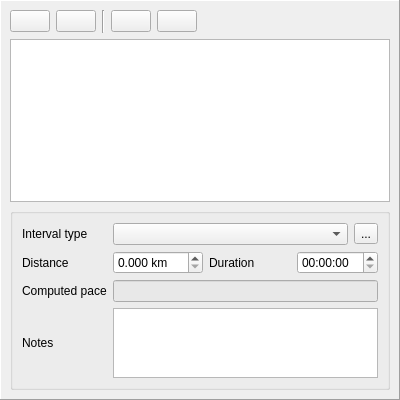
<ui version="4.0" >
 <class>IntervalView</class>
 <widget class="QWidget" name="IntervalView" >
  <property name="geometry" >
   <rect>
    <x>0</x>
    <y>0</y>
    <width>400</width>
    <height>400</height>
   </rect>
  </property>
  <property name="windowTitle" >
   <string/>
  </property>
  <layout class="QVBoxLayout" name="verticalLayout_2" >
   <property name="margin" >
    <number>0</number>
   </property>
   <item>
    <widget class="QFrame" name="frame" >
     <property name="frameShape" >
      <enum>QFrame::Panel</enum>
     </property>
     <property name="frameShadow" >
      <enum>QFrame::Raised</enum>
     </property>
     <layout class="QVBoxLayout" name="verticalLayout" >
      <item>
       <layout class="QHBoxLayout" name="horizontalLayout" >
        <item>
         <widget class="QPushButton" name="addPushButton" >
          <property name="icon" >
           <iconset>
            <normaloff>:table_add</normaloff>:table_add</iconset>
          </property>
         </widget>
        </item>
        <item>
         <widget class="QPushButton" name="removePushButton" >
          <property name="text" >
           <string/>
          </property>
          <property name="icon" >
           <iconset>
            <normaloff>:table_delete</normaloff>:table_delete</iconset>
          </property>
         </widget>
        </item>
        <item>
         <widget class="Line" name="line" >
          <property name="orientation" >
           <enum>Qt::Vertical</enum>
          </property>
         </widget>
        </item>
        <item>
         <widget class="QPushButton" name="rowUpPushButton" >
          <property name="text" >
           <string/>
          </property>
          <property name="icon" >
           <iconset resource="../../../resources/application.qrc" >
            <normaloff>:/table_row_up</normaloff>:/table_row_up</iconset>
          </property>
         </widget>
        </item>
        <item>
         <widget class="QPushButton" name="rowDownPushButton" >
          <property name="text" >
           <string/>
          </property>
          <property name="icon" >
           <iconset resource="../../../resources/application.qrc" >
            <normaloff>:/table_row_down</normaloff>:/table_row_down</iconset>
          </property>
         </widget>
        </item>
        <item>
         <spacer name="horizontalSpacer" >
          <property name="orientation" >
           <enum>Qt::Horizontal</enum>
          </property>
          <property name="sizeHint" stdset="0" >
           <size>
            <width>208</width>
            <height>23</height>
           </size>
          </property>
         </spacer>
        </item>
       </layout>
      </item>
      <item>
       <widget class="QTableView" name="tableView" >
        <property name="sizePolicy" >
         <sizepolicy vsizetype="Expanding" hsizetype="Expanding" >
          <horstretch>0</horstretch>
          <verstretch>5</verstretch>
         </sizepolicy>
        </property>
        <property name="editTriggers" >
         <set>QAbstractItemView::NoEditTriggers</set>
        </property>
        <property name="selectionMode" >
         <enum>QAbstractItemView::SingleSelection</enum>
        </property>
        <property name="selectionBehavior" >
         <enum>QAbstractItemView::SelectRows</enum>
        </property>
        <property name="cornerButtonEnabled" >
         <bool>false</bool>
        </property>
       </widget>
      </item>
      <item>
       <widget class="QGroupBox" name="groupBox" >
        <property name="sizePolicy" >
         <sizepolicy vsizetype="Preferred" hsizetype="Preferred" >
          <horstretch>0</horstretch>
          <verstretch>1</verstretch>
         </sizepolicy>
        </property>
        <property name="title" >
         <string/>
        </property>
        <layout class="QGridLayout" name="gridLayout" >
         <item row="0" column="0" >
          <widget class="QLabel" name="label_4" >
           <property name="text" >
            <string>Interval type</string>
           </property>
           <property name="buddy" >
            <cstring>intervalTypeComboBox</cstring>
           </property>
          </widget>
         </item>
         <item row="0" column="1" colspan="3" >
          <layout class="QHBoxLayout" name="horizontalLayout_3" >
           <item>
            <widget class="QComboBox" name="intervalTypeComboBox" />
           </item>
           <item>
            <widget class="QToolButton" name="intervalTypeToolButton" >
             <property name="text" >
              <string>...</string>
             </property>
            </widget>
           </item>
          </layout>
         </item>
         <item row="1" column="0" >
          <widget class="QLabel" name="label_7" >
           <property name="text" >
            <string>Distance</string>
           </property>
           <property name="buddy" >
            <cstring>distanceDoubleSpinBox</cstring>
           </property>
          </widget>
         </item>
         <item row="1" column="1" >
          <widget class="QDoubleSpinBox" name="distanceDoubleSpinBox" >
           <property name="suffix" >
            <string> km</string>
           </property>
           <property name="decimals" >
            <number>3</number>
           </property>
           <property name="maximum" >
            <double>999.990000000000009</double>
           </property>
          </widget>
         </item>
         <item row="1" column="2" >
          <widget class="QLabel" name="label_8" >
           <property name="text" >
            <string>Duration</string>
           </property>
          </widget>
         </item>
         <item row="1" column="3" >
          <widget class="QTimeEdit" name="durationTimeEdit" />
         </item>
         <item row="2" column="0" >
          <widget class="QLabel" name="label_11" >
           <property name="text" >
            <string>Computed pace</string>
           </property>
          </widget>
         </item>
         <item row="2" column="1" colspan="3" >
          <widget class="QLineEdit" name="paceLineEdit" >
           <property name="palette" >
            <palette>
             <active>
              <colorrole role="Base" >
               <brush brushstyle="SolidPattern" >
                <color alpha="255" >
                 <red>232</red>
                 <green>232</green>
                 <blue>232</blue>
                </color>
               </brush>
              </colorrole>
              <colorrole role="AlternateBase" >
               <brush brushstyle="SolidPattern" >
                <color alpha="255" >
                 <red>232</red>
                 <green>232</green>
                 <blue>232</blue>
                </color>
               </brush>
              </colorrole>
             </active>
             <inactive>
              <colorrole role="Base" >
               <brush brushstyle="SolidPattern" >
                <color alpha="255" >
                 <red>232</red>
                 <green>232</green>
                 <blue>232</blue>
                </color>
               </brush>
              </colorrole>
              <colorrole role="AlternateBase" >
               <brush brushstyle="SolidPattern" >
                <color alpha="255" >
                 <red>232</red>
                 <green>232</green>
                 <blue>232</blue>
                </color>
               </brush>
              </colorrole>
             </inactive>
             <disabled>
              <colorrole role="Base" >
               <brush brushstyle="SolidPattern" >
                <color alpha="255" >
                 <red>232</red>
                 <green>232</green>
                 <blue>232</blue>
                </color>
               </brush>
              </colorrole>
              <colorrole role="AlternateBase" >
               <brush brushstyle="SolidPattern" >
                <color alpha="255" >
                 <red>232</red>
                 <green>232</green>
                 <blue>232</blue>
                </color>
               </brush>
              </colorrole>
             </disabled>
            </palette>
           </property>
           <property name="font" >
            <font>
             <italic>true</italic>
            </font>
           </property>
           <property name="readOnly" >
            <bool>true</bool>
           </property>
          </widget>
         </item>
         <item row="3" column="0" >
          <widget class="QLabel" name="label_6" >
           <property name="text" >
            <string>Notes</string>
           </property>
           <property name="buddy" >
            <cstring>notesPlainTextEdit</cstring>
           </property>
          </widget>
         </item>
         <item row="3" column="1" colspan="3" >
          <widget class="QPlainTextEdit" name="notesPlainTextEdit" />
         </item>
        </layout>
       </widget>
      </item>
     </layout>
    </widget>
   </item>
  </layout>
 </widget>
 <resources>
  <include location="../../../resources/application.qrc" />
 </resources>
 <connections/>
</ui>
